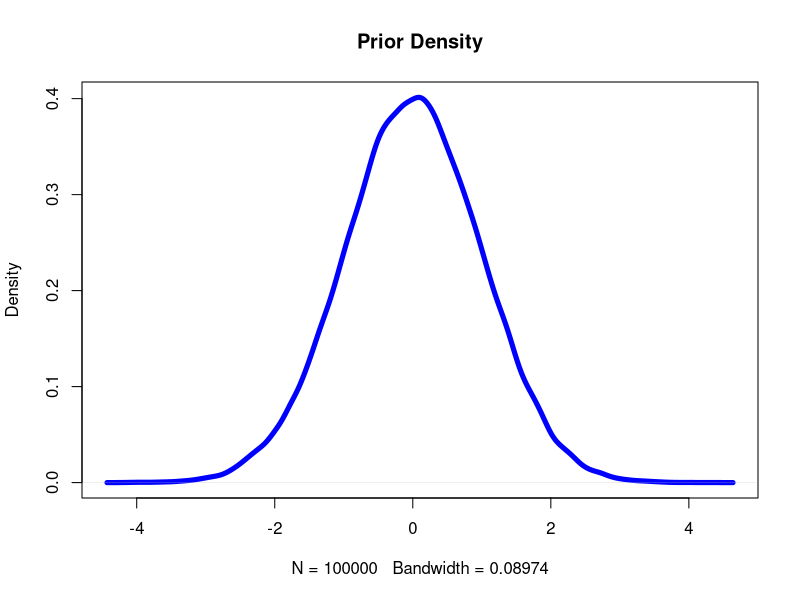
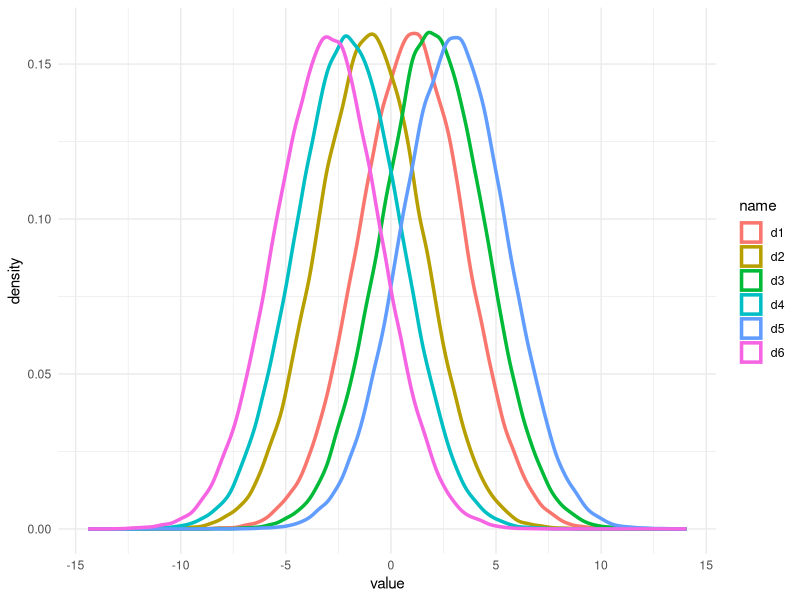
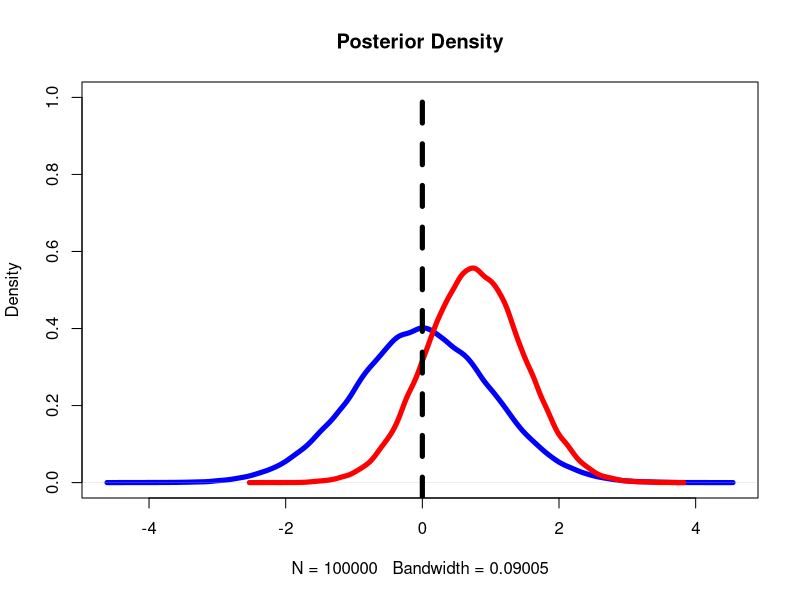
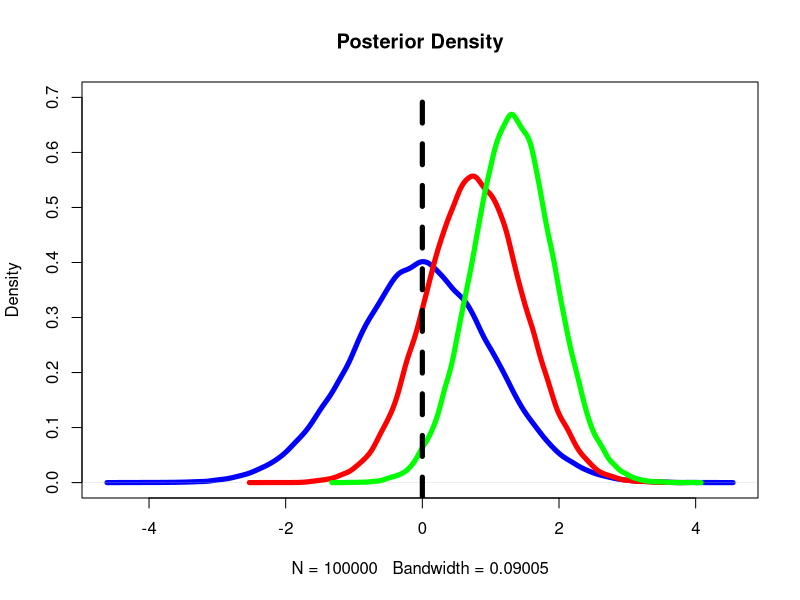

Source code (R) for these figures, in order:
## ---- chunk 1
knitr::opts_chunk$set(echo = TRUE)

library(tidyverse)
theme_set(theme_minimal())

## ---- chunk 2

prior_mu <- 0
mu_sd <- 1

normal_values <- rnorm(n = 100000, mean = prior_mu, sd = mu_sd)

plot(density(normal_values),
     col = "blue",
     lwd = 5,
     main = "Prior Density")

## ---- chunk 3

known_sd <- 2.5

dnorm(x = 5, mean = prior_mu, sd = known_sd)

## We can solve this by hand as well

normal_dist <- function(x, mean, sd){
  
  p <- 1 / (sqrt(2 * pi) * sd) * exp(-(x - mean)^2 / (2*sd^2))
  return(p)
  
}

normal_dist(x = 5, mean = prior_mu, sd = known_sd)

## ---- chunk 4
sigma <- 2.5
mu1 <- 1
mu2 <- -1
mu3 <- 2
mu4 <- -2
mu5 <- 3
mu6 <- -3

df <- data.frame(
  d1 = rnorm(n = 10e4, mean = mu1, sd = sigma),
  d2 = rnorm(n = 10e4, mean = mu2, sd = sigma),
  d3 = rnorm(n = 10e4, mean = mu3, sd = sigma),
  d4 = rnorm(n = 10e4, mean = mu4, sd = sigma),
  d5 = rnorm(n = 10e4, mean = mu5, sd = sigma),
  d6 = rnorm(n = 10e4, mean = mu6, sd = sigma)
)


df %>%
  pivot_longer(cols = d1:d6) %>%
  ggplot(aes(x = value, color = name)) +
  geom_density(size = 1.2)
## ---- chunk 5
mu_prior <- 0
mu_sd <- 1
tau_prior <- 1 / mu_sd^2

mu_prior
mu_sd
tau_prior
## ---- chunk 6
assumed_sd <- 2.5
assumed_tau <- 1 / assumed_sd^2
## ---- chunk 7

obs_efficiency <- c(0.3, 2.5, -1.2, 3.1, 2.9, 1.8)

mean(obs_efficiency)
sd(obs_efficiency)

## ---- chunk 8
# mu0 = mu_prior
# tau0 = tau_prior
# mu_obs = mu observed/collected data
# assumed_tau = assumed_tau
# N = number of observations for the basketball player

normal_conjugate_posterior <- function(mu0, tau0, assumed_tau, mu_obs){
  
  N <- length(mu_obs)
  
  numerator <- (tau0 * mu0 + assumed_tau * sum(mu_obs))
  denominator <- (tau0 + N * assumed_tau)
  
  mu_posterior <- numerator / denominator
  
  tau_posterior <- tau0 + N * assumed_tau
  
  sd_posterior <- sqrt(1 / tau_posterior)
  
  data.frame(
    'posterior_mu' = mu_posterior,
    'posterior_sd' = sd_posterior,
    'posterior_precision' = tau_posterior
  )
  
}

### Apply the to the data to get the posterior parameters

posterior_efficiency <- normal_conjugate_posterior(
  mu0 = mu_prior,
  tau0 = tau_prior,
  assumed_tau = assumed_tau,
  mu_obs = obs_efficiency
  )

posterior_efficiency

## 95% Interval
qnorm(
  c(0.025, 0.975),
  mean = posterior_efficiency$posterior_mu,
  sd = posterior_efficiency$posterior_sd
  )


## ---- chunk 9

prior_sim <- rnorm(n = 100000, mean = prior_mu, sd = mu_sd)

posterior_sim <- rnorm(n = 100000, mean = posterior_efficiency$posterior_mu, sd = posterior_efficiency$posterior_sd)

plot(density(prior_sim),
     col = "blue",
     lwd = 5,
     main = "Posterior Density",
     ylim = c(0, 1))
lines(density(posterior_sim),
     col = "red",
     lwd = 5)
abline(v = 0,
       lty = 2,
       lwd = 5)


sum(posterior_sim > 0)/100000

## ---- chunk 10
new_obs <- c(-2.2, 5.1, 3.6, 2.9, 4.0)
## ---- chunk 11

mu_prior2 <- posterior_efficiency$posterior_mu
tau_prior2 <- posterior_efficiency$posterior_precision

posterior_efficiency2 <- normal_conjugate_posterior(
  mu0 = mu_prior2,
  tau0 = tau_prior2,
  assumed_tau = assumed_tau,
  mu_obs = new_obs)

posterior_efficiency2

# 95% Interval
qnorm(c(0.025, 0.975), mean = posterior_efficiency2$posterior_mu, sd = posterior_efficiency2$posterior_sd)

## ---- chunk 12

posterior_sim_2 <- rnorm(n = 100000, mean = posterior_efficiency2$posterior_mu, sd = posterior_efficiency2$posterior_sd)

plot(density(prior_sim),
     col = "blue",
     lwd = 5,
     main = "Posterior Density",
     ylim = c(0, 0.7))
lines(density(posterior_sim),
     col = "red",
     lwd = 5)
lines(density(posterior_sim_2),
     col = "green",
     lwd = 5)
abline(v = 0,
       lty = 2,
       lwd = 5)

sum(posterior_sim > 0)/100000
sum(posterior_sim_2 > 0)/100000

